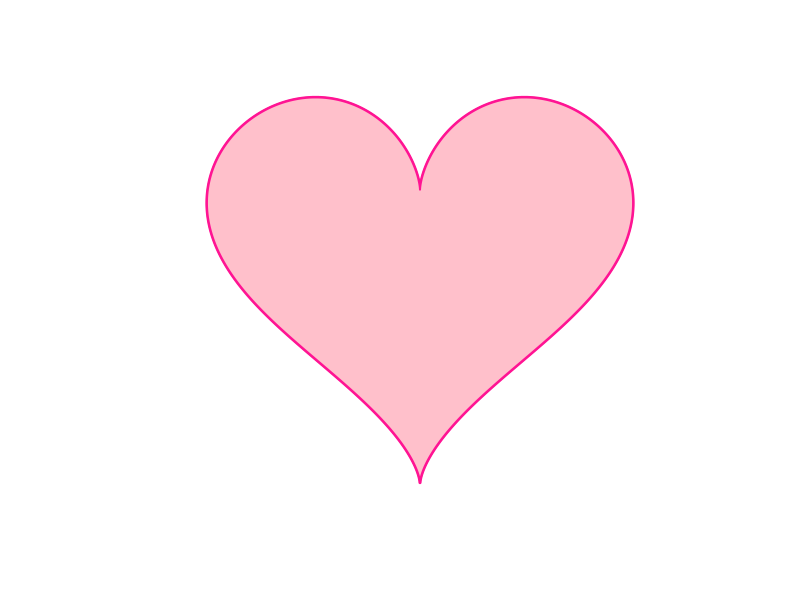
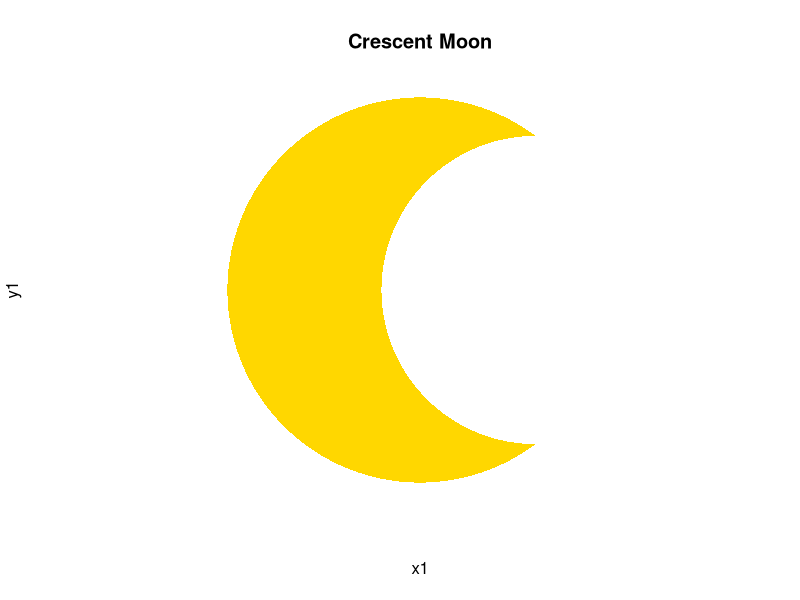

Generate these figures, in order, with R:
## ---- chunk 1
knitr::opts_chunk$set(echo = TRUE)
## ---- chunk 2
t <- seq(0, 2*pi, 0.001)

x <- 16 * sin(t)^3
y <- 13*cos(t) - 5*cos(2*t) - 2*cos(3*t) - cos(4*t)

plot(x, y, type = "l", col = "deeppink", lwd = 3,
     xlab = "", ylab = "", asp = 1, axes = FALSE)
polygon(x, y, col = "pink", border = "deeppink", lwd = 2)

## ---- chunk 3
t <- seq(0, 2*pi, length.out = 500)
x1 <- cos(t)
y1 <- sin(t)

x2 <- 0.6 + 0.8*cos(t)
y2 <- 0.8*sin(t)

plot(x1, y1, type = "n", asp = 1, axes = FALSE)
polygon(x1, y1, col = "gold", border = NA)
polygon(x2, y2, col = "white", border = NA)
title("Crescent Moon")
